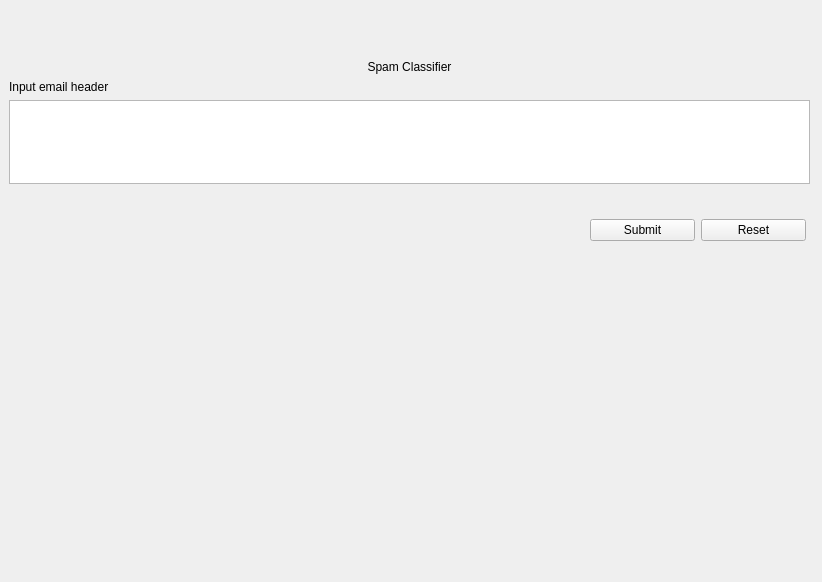
<?xml version="1.0" encoding="UTF-8"?>
<ui version="4.0">
 <class>Widget</class>
 <widget class="QWidget" name="Widget">
  <property name="geometry">
   <rect>
    <x>0</x>
    <y>0</y>
    <width>822</width>
    <height>582</height>
   </rect>
  </property>
  <property name="windowTitle">
   <string>Form</string>
  </property>
  <widget class="QWidget" name="verticalLayoutWidget">
   <property name="geometry">
    <rect>
     <x>9</x>
     <y>60</y>
     <width>801</width>
     <height>124</height>
    </rect>
   </property>
   <layout class="QVBoxLayout" name="verticalLayout">
    <item>
     <widget class="QLabel" name="title">
      <property name="text">
       <string>Spam Classifier</string>
      </property>
      <property name="alignment">
       <set>Qt::AlignmentFlag::AlignCenter</set>
      </property>
     </widget>
    </item>
    <item>
     <widget class="QLabel" name="message">
      <property name="text">
       <string>Input email header</string>
      </property>
     </widget>
    </item>
    <item>
     <widget class="QTextEdit" name="messageTextBox"/>
    </item>
   </layout>
  </widget>
  <widget class="QWidget" name="horizontalLayoutWidget">
   <property name="geometry">
    <rect>
     <x>590</x>
     <y>190</y>
     <width>216</width>
     <height>80</height>
    </rect>
   </property>
   <layout class="QHBoxLayout" name="horizontalLayout">
    <item>
     <widget class="QPushButton" name="submitButton">
      <property name="text">
       <string>Submit</string>
      </property>
     </widget>
    </item>
    <item>
     <widget class="QPushButton" name="resetButton">
      <property name="text">
       <string>Reset</string>
      </property>
     </widget>
    </item>
   </layout>
  </widget>
 </widget>
 <resources/>
 <connections/>
</ui>
